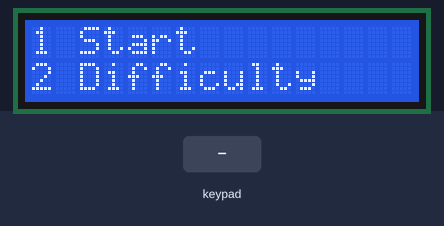
A sketch run on a simulated Arduino Mega 2560, built with avr-gcc and run on an emulated ATmega2560. On the bench: 16×2 character LCD. The inputs (shaded band) are chosen by the test bench.

Above: at 1.2 s.
1.3 s: key '1' pressed
At 1.8 s:
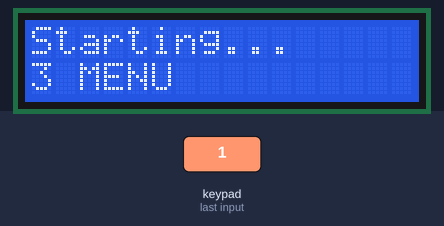
2.8 s: key '3' pressed
At 3.6 s:
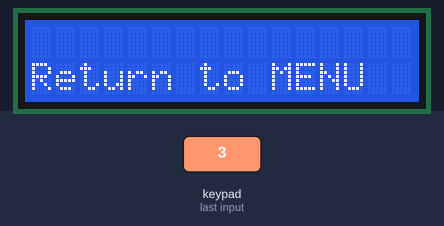
5.8 s: key '2' pressed
At 6.5 s:
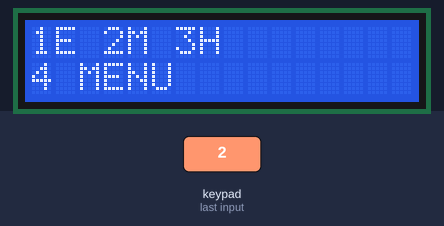
7.3 s: key '1' pressed
At 8.1 s:
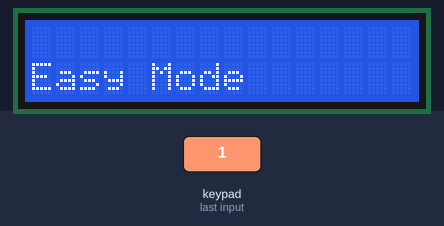
8.8 s: key '2' pressed
At 9.4 s:
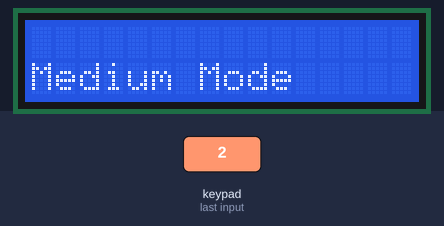
10.3 s: key '3' pressed
At 11.4 s:
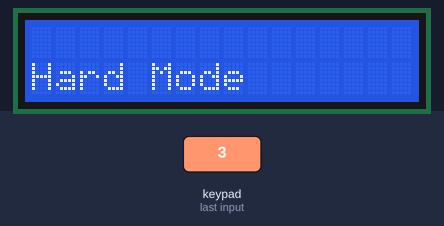
Timing chart, 0 to 12.8 s (numbered marks = the images above; inputs shaded):
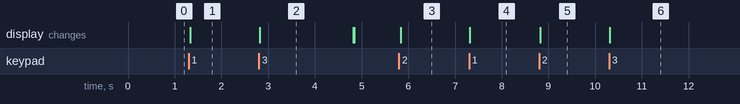

The sketch:

sketch_apr4a.ino
```cpp
#include <Keypad.h>
#include <LiquidCrystal_I2C.h>
#include <MenuBackend.h>

const byte ROWS = 4; //righe
const byte COLS = 4; //colonne

char keys[ROWS][COLS] = {
  {'1','2','3','D'},
  {'I','J','K','L'},
  {'Q','R','S','T'},
  {'*','°','#','?'},
};

char keys2[ROWS][COLS] = {
  {'E','F','G','H'},
  {'M','N','O','P'},
  {'U','V','W','X'},
  {'Z','Y','M','D'},
};

//* == Selezione | # == Giù | ° == Su

byte rowPins[ROWS] = {29, 28, 27, 26};
byte colPins[COLS] = {25, 24, 23, 22};
byte rowPins2[ROWS] = {37, 36, 35, 34};
byte colPins2[COLS] = {33, 32, 31, 30};

Keypad firstKpd = Keypad(makeKeymap(keys), rowPins, colPins, ROWS, COLS);
Keypad secondKpd = Keypad(makeKeymap(keys2), rowPins2, colPins2, ROWS, COLS);
LiquidCrystal_I2C lcd(0x27, 16, 2);

char key;
int dato;

void setup(){
  lcd.init();
  lcd.backlight();
}

void loop(){
  lcd.setCursor(0,0);
  lcd.print("1 Start");
  lcd.setCursor(0,1);
  lcd.print("2 Difficulty");

  key = firstKpd.getKey();

  if(key){
      if(key == '1'){
      lcd.clear();
      dato = 1;
      while(dato){
      lcd.setCursor(0,0);
      lcd.print("Starting...");
      lcd.setCursor(0,1);
      lcd.print("3 MENU");
      key = firstKpd.getKey();
        if(key == '3'){
          dato = 0;
          lcd.clear();
          lcd.setCursor(0,1);
          lcd.print("Return to MENU");
          delay(2000);
          lcd.clear();
          key = 0;
        }
      }
    }
  }
    if(key == '2'){
      lcd.clear();
      lcd.setCursor(0,0);
      lcd.print("1E 2M 3H");
      lcd.setCursor(0,1);
      lcd.print("4 MENU");
      dato = 1;
      while(dato){
        key = firstKpd.getKey();
        if(key == '1'){
          lcd.clear();
          lcd.setCursor(0,1);
          lcd.print("Easy Mode");
        }
        if(key == '2'){
          lcd.clear();
          lcd.setCursor(0,1);
          lcd.print("Medium Mode");
        }
        if(key == '3'){
          lcd.clear();
          lcd.setCursor(0,1);
          lcd.print("Hard Mode");
        }
        if(key == '4'){
          dato = 0;
          lcd.clear();
          lcd.setCursor(0,1);
          lcd.print("Return to MENU");
          delay(2000);
          lcd.clear();
          key = 0;
        }
      }
    }
}
```

Measured:
- after the input at 1.3 s, the display: changes at once (image 1)
- after the input at 2.8 s, the display: changes at once (image 2)
- after the input at 5.8 s, the display: changes at once (image 3)
- after the input at 7.3 s, the display: changes at once (image 4)
- after the input at 8.8 s, the display: changes at once (image 5)
- after the input at 10.3 s, the display: changes at once (image 6)
- what the display in image 2 shows lasts 2.0 s, from 2.8 s to 4.8 s
